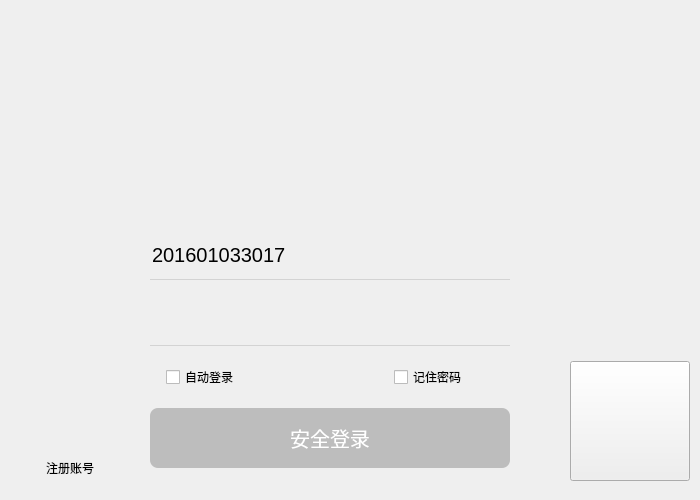
<?xml version="1.0" encoding="UTF-8"?>
<ui version="4.0">
 <class>Form</class>
 <widget class="QWidget" name="Form">
  <property name="geometry">
   <rect>
    <x>0</x>
    <y>0</y>
    <width>700</width>
    <height>500</height>
   </rect>
  </property>
  <property name="minimumSize">
   <size>
    <width>700</width>
    <height>500</height>
   </size>
  </property>
  <property name="maximumSize">
   <size>
    <width>700</width>
    <height>500</height>
   </size>
  </property>
  <property name="windowTitle">
   <string>Form</string>
  </property>
  <layout class="QVBoxLayout" name="verticalLayout" stretch="4,6">
   <property name="spacing">
    <number>0</number>
   </property>
   <property name="leftMargin">
    <number>0</number>
   </property>
   <property name="topMargin">
    <number>0</number>
   </property>
   <property name="rightMargin">
    <number>0</number>
   </property>
   <property name="bottomMargin">
    <number>0</number>
   </property>
   <item>
    <widget class="QWidget" name="widget" native="true">
     <property name="styleSheet">
      <string notr="true"/>
     </property>
     <layout class="QHBoxLayout" name="horizontalLayout_2">
      <property name="spacing">
       <number>0</number>
      </property>
      <property name="leftMargin">
       <number>0</number>
      </property>
      <property name="topMargin">
       <number>0</number>
      </property>
      <property name="rightMargin">
       <number>0</number>
      </property>
      <property name="bottomMargin">
       <number>0</number>
      </property>
      <item>
       <widget class="QLabel" name="login_top_label">
        <property name="text">
         <string/>
        </property>
       </widget>
      </item>
     </layout>
    </widget>
   </item>
   <item>
    <widget class="QWidget" name="login_bottom" native="true">
     <property name="styleSheet">
      <string notr="true"/>
     </property>
     <layout class="QHBoxLayout" name="horizontalLayout" stretch="2,5,2">
      <property name="spacing">
       <number>0</number>
      </property>
      <property name="leftMargin">
       <number>10</number>
      </property>
      <property name="topMargin">
       <number>0</number>
      </property>
      <property name="rightMargin">
       <number>10</number>
      </property>
      <property name="bottomMargin">
       <number>19</number>
      </property>
      <item alignment="Qt::AlignBottom">
       <widget class="QPushButton" name="register_btn">
        <property name="minimumSize">
         <size>
          <width>120</width>
          <height>0</height>
         </size>
        </property>
        <property name="maximumSize">
         <size>
          <width>120</width>
          <height>16777215</height>
         </size>
        </property>
        <property name="statusTip">
         <string/>
        </property>
        <property name="whatsThis">
         <string/>
        </property>
        <property name="layoutDirection">
         <enum>Qt::LeftToRight</enum>
        </property>
        <property name="styleSheet">
         <string notr="true">QPushButton{
	font: 10pt &quot;微软雅黑&quot;;
}</string>
        </property>
        <property name="text">
         <string>注册账号</string>
        </property>
        <property name="icon">
         <iconset resource="../my_images.qrc">
          <normaloff>:/login/images/register_icon.png</normaloff>:/login/images/register_icon.png</iconset>
        </property>
        <property name="iconSize">
         <size>
          <width>30</width>
          <height>30</height>
         </size>
        </property>
        <property name="flat">
         <bool>true</bool>
        </property>
       </widget>
      </item>
      <item>
       <widget class="QWidget" name="widget_3" native="true">
        <property name="styleSheet">
         <string notr="true"/>
        </property>
        <layout class="QGridLayout" name="gridLayout">
         <property name="leftMargin">
          <number>20</number>
         </property>
         <property name="topMargin">
          <number>20</number>
         </property>
         <property name="rightMargin">
          <number>20</number>
         </property>
         <property name="bottomMargin">
          <number>0</number>
         </property>
         <item row="0" column="0" colspan="3">
          <widget class="QComboBox" name="account_comboBox">
           <property name="minimumSize">
            <size>
             <width>0</width>
             <height>50</height>
            </size>
           </property>
           <property name="styleSheet">
            <string notr="true">QComboBox{
	font-size:20px;
	border:none;
	border-bottom:1px solid lightgray;
	background-color:transparent;
}
QComboBox:hover{
	border-bottom:1px solid gray;
}
QComboBox:focus{
	border-bottom:1px solid rgb(18,183,245);
}
QComboBox:drop-down{
	background-color:transparent;
	width:60px;
	height:30px;
}
QComboBox::down-arrow{
	image: url(:/login/images/arrow_down.png);
	width:60px;
	height:100px;
}
QComboBox QAbstractItemView{
	min-height:60px;
}
QComboBox QAbstractItemView:item{
	color:lightblue;
}</string>
           </property>
           <property name="editable">
            <bool>true</bool>
           </property>
           <item>
            <property name="text">
             <string>201601033017</string>
            </property>
            <property name="icon">
             <iconset resource="../my_images.qrc">
              <normaloff>:/login/images/201601033017.ico</normaloff>:/login/images/201601033017.ico</iconset>
            </property>
           </item>
           <item>
            <property name="text">
             <string>201601033034</string>
            </property>
            <property name="icon">
             <iconset resource="../my_images.qrc">
              <normaloff>:/login/images/201601033034.ico</normaloff>:/login/images/201601033034.ico</iconset>
            </property>
           </item>
          </widget>
         </item>
         <item row="1" column="0" colspan="3">
          <widget class="QLineEdit" name="password_lineEdit">
           <property name="minimumSize">
            <size>
             <width>0</width>
             <height>50</height>
            </size>
           </property>
           <property name="styleSheet">
            <string notr="true">QLineEdit {
	font-size:20px;
	border:none;
	border-bottom:1px solid lightgray;
	background-color:transparent;
}
QLineEdit:hover {
	border-bottom:1px solid gray;
}
QLineEdit:focus {
	border-bottom:1px solid grb(18,183,245);
}</string>
           </property>
           <property name="echoMode">
            <enum>QLineEdit::Password</enum>
           </property>
           <property name="placeholderText">
            <string/>
           </property>
           <property name="clearButtonEnabled">
            <bool>true</bool>
           </property>
          </widget>
         </item>
         <item row="4" column="0" colspan="3">
          <widget class="QPushButton" name="login_btn">
           <property name="enabled">
            <bool>false</bool>
           </property>
           <property name="minimumSize">
            <size>
             <width>0</width>
             <height>60</height>
            </size>
           </property>
           <property name="styleSheet">
            <string notr="true">QPushButton {
	font-size:20px;
	background-color:rgb(33,174,250);
	border-radius:8px;
	color:white;
	spacing:20px;
}
QPushButton:hover {
	background-color:rgb(72,203,250);
}
QPushButton:pressed {
	background-color:rgb(85,85,255);
}
QPushButton:disabled {
	background-color:rgb(189, 189, 189);
}</string>
           </property>
           <property name="text">
            <string>安全登录</string>
           </property>
           <property name="icon">
            <iconset resource="../my_images.qrc">
             <normaloff>:/login/images/safe.png</normaloff>:/login/images/safe.png</iconset>
           </property>
           <property name="iconSize">
            <size>
             <width>30</width>
             <height>30</height>
            </size>
           </property>
          </widget>
         </item>
         <item row="3" column="0" alignment="Qt::AlignRight">
          <widget class="QCheckBox" name="auto_login_checkbox">
           <property name="minimumSize">
            <size>
             <width>100</width>
             <height>30</height>
            </size>
           </property>
           <property name="styleSheet">
            <string notr="true">QCheckBox{
	font: 10pt &quot;微软雅黑&quot;;
}</string>
           </property>
           <property name="text">
            <string>自动登录</string>
           </property>
          </widget>
         </item>
         <item row="3" column="2">
          <widget class="QCheckBox" name="remember_pwd_checkbox">
           <property name="minimumSize">
            <size>
             <width>100</width>
             <height>30</height>
            </size>
           </property>
           <property name="styleSheet">
            <string notr="true">QCheckBox{
	font: 10pt &quot;微软雅黑&quot;;
}</string>
           </property>
           <property name="text">
            <string>记住密码</string>
           </property>
          </widget>
         </item>
        </layout>
       </widget>
      </item>
      <item alignment="Qt::AlignRight|Qt::AlignBottom">
       <widget class="QPushButton" name="binarycode_btn">
        <property name="minimumSize">
         <size>
          <width>120</width>
          <height>120</height>
         </size>
        </property>
        <property name="maximumSize">
         <size>
          <width>120</width>
          <height>120</height>
         </size>
        </property>
        <property name="styleSheet">
         <string notr="true">border-image:url(:/login/images/qq_binarycode.png);</string>
        </property>
        <property name="text">
         <string/>
        </property>
       </widget>
      </item>
     </layout>
    </widget>
   </item>
  </layout>
 </widget>
 <resources>
  <include location="../my_images.qrc"/>
 </resources>
 <connections>
  <connection>
   <sender>register_btn</sender>
   <signal>clicked()</signal>
   <receiver>Form</receiver>
   <slot>show_register_pane()</slot>
   <hints>
    <hint type="sourcelabel">
     <x>71</x>
     <y>455</y>
    </hint>
    <hint type="destinationlabel">
     <x>65</x>
     <y>527</y>
    </hint>
   </hints>
  </connection>
  <connection>
   <sender>binarycode_btn</sender>
   <signal>clicked()</signal>
   <receiver>Form</receiver>
   <slot>open_qq_link()</slot>
   <hints>
    <hint type="sourcelabel">
     <x>647</x>
     <y>440</y>
    </hint>
    <hint type="destinationlabel">
     <x>640</x>
     <y>539</y>
    </hint>
   </hints>
  </connection>
  <connection>
   <sender>account_comboBox</sender>
   <signal>editTextChanged(QString)</signal>
   <receiver>Form</receiver>
   <slot>enable_login_btn()</slot>
   <hints>
    <hint type="sourcelabel">
     <x>346</x>
     <y>250</y>
    </hint>
    <hint type="destinationlabel">
     <x>731</x>
     <y>259</y>
    </hint>
   </hints>
  </connection>
  <connection>
   <sender>password_lineEdit</sender>
   <signal>textChanged(QString)</signal>
   <receiver>Form</receiver>
   <slot>enable_login_btn()</slot>
   <hints>
    <hint type="sourcelabel">
     <x>466</x>
     <y>327</y>
    </hint>
    <hint type="destinationlabel">
     <x>724</x>
     <y>321</y>
    </hint>
   </hints>
  </connection>
  <connection>
   <sender>login_btn</sender>
   <signal>clicked()</signal>
   <receiver>Form</receiver>
   <slot>check_login()</slot>
   <hints>
    <hint type="sourcelabel">
     <x>377</x>
     <y>442</y>
    </hint>
    <hint type="destinationlabel">
     <x>367</x>
     <y>529</y>
    </hint>
   </hints>
  </connection>
  <connection>
   <sender>auto_login_checkbox</sender>
   <signal>clicked(bool)</signal>
   <receiver>Form</receiver>
   <slot>auto_login()</slot>
   <hints>
    <hint type="sourcelabel">
     <x>236</x>
     <y>376</y>
    </hint>
    <hint type="destinationlabel">
     <x>226</x>
     <y>517</y>
    </hint>
   </hints>
  </connection>
  <connection>
   <sender>remember_pwd_checkbox</sender>
   <signal>clicked(bool)</signal>
   <receiver>Form</receiver>
   <slot>remember_pwd()</slot>
   <hints>
    <hint type="sourcelabel">
     <x>433</x>
     <y>379</y>
    </hint>
    <hint type="destinationlabel">
     <x>433</x>
     <y>510</y>
    </hint>
   </hints>
  </connection>
  <connection>
   <sender>account_comboBox</sender>
   <signal>currentTextChanged(QString)</signal>
   <receiver>Form</receiver>
   <slot>change_user_login()</slot>
   <hints>
    <hint type="sourcelabel">
     <x>189</x>
     <y>248</y>
    </hint>
    <hint type="destinationlabel">
     <x>-4</x>
     <y>243</y>
    </hint>
   </hints>
  </connection>
 </connections>
 <slots>
  <slot>show_register_pane()</slot>
  <slot>open_qq_link()</slot>
  <slot>enable_login_btn()</slot>
  <slot>check_login()</slot>
  <slot>auto_login()</slot>
  <slot>remember_pwd()</slot>
  <slot>change_user_login()</slot>
 </slots>
</ui>
